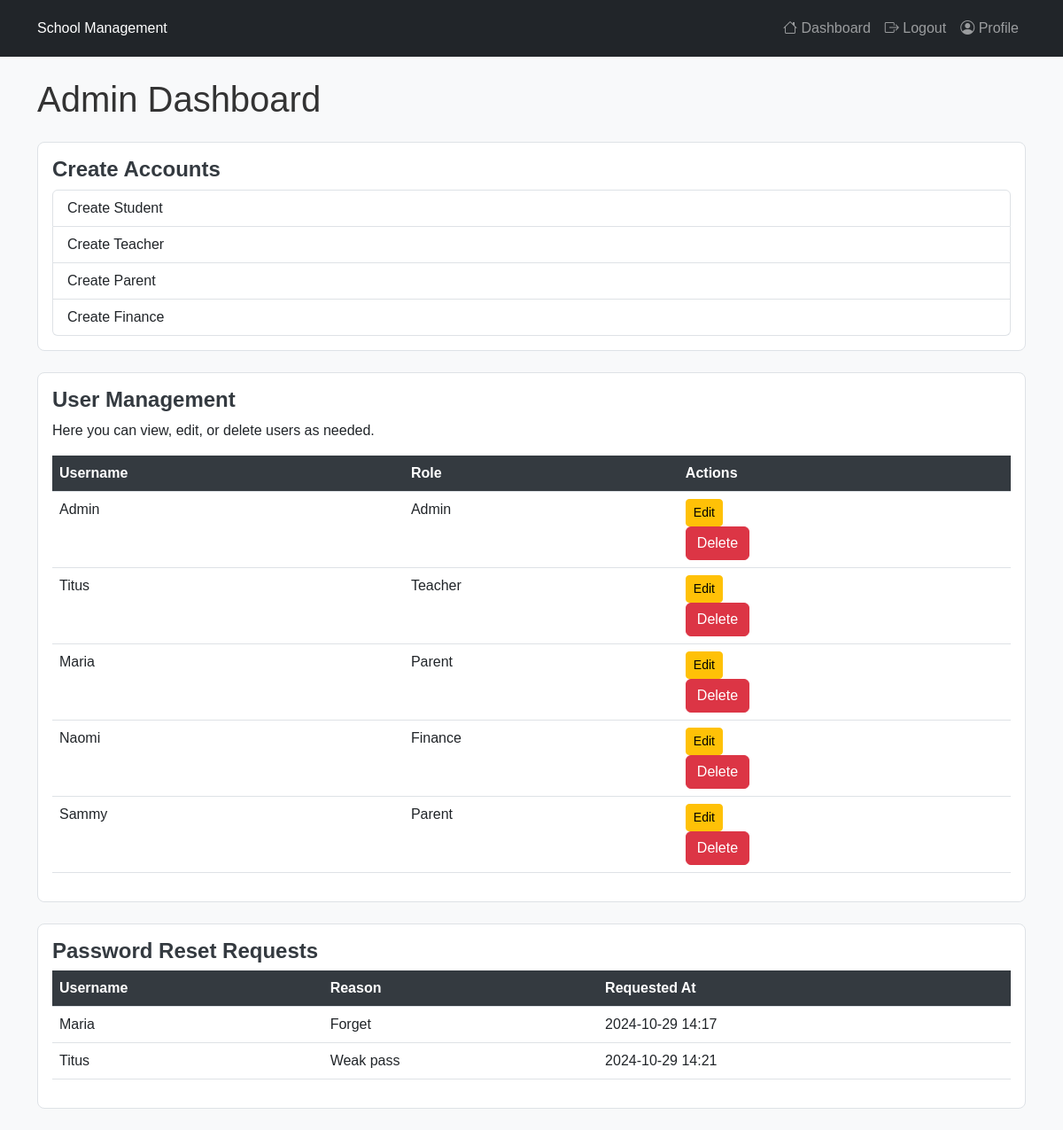
The app's page /admin/dashboard (signed in) with its own data.
### models.py (models this page shows, shortened)
class User(db.Model, UserMixin):
    id = db.Column(db.Integer, primary_key=True)
    username = db.Column(db.String(150), unique=True, nullable=False)
    password = db.Column(db.String(150), nullable=False)
    role = db.Column(db.String(50), nullable=False)  # Admin, Teacher, Parent, Finance
    child_id = db.Column(db.Integer, db.ForeignKey('student.id'), nullable=True)  # Only for Parent role

class PasswordResetRequest(db.Model):
    id = db.Column(db.Integer, primary_key=True)
    user_id = db.Column(db.Integer, db.ForeignKey('user.id'), nullable=False)  # Assuming you have a User model
    reason = db.Column(db.String(255), nullable=False)
    created_at = db.Column(db.DateTime, default=datetime.utcnow)
    user = db.relationship('User', backref='password_reset_requests')

### app.py (the view)
@app.route('/admin/dashboard')
@login_required
def admin_dashboard():
    if current_user.role != 'Admin':
        flash("Unauthorized access.", 'danger')
        return redirect(url_for('dashboard'))
    users = User.query.all()  # Fetch all users to display
    reset_requests = PasswordResetRequest.query.all()  # Fetch password reset requests
    return render_template('admin_dashboard.html', users=users, reset_requests=reset_requests)

### app.py (called while the page is built)
@login_manager.user_loader
def load_user(user_id):
    return User.query.get(int(user_id))

### templates/admin_dashboard.html (shortened to what this page needs)
{% extends "base.html" %}
{% block content %}
<h1>Admin Dashboard</h1>
<div class="card my-4">
    <div class="card-body">
        <h5 class="card-title">Create Accounts</h5>
        <div class="list-group">
            <a href="{{ url_for('create_student') }}" class="list-group-item list-group-item-action">Create Student</a>
            <a href="{{ url_for('create_teacher') }}" class="list-group-item list-group-item-action">Create Teacher</a>
            <a href="{{ url_for('create_parent') }}" class="list-group-item list-group-item-action">Create Parent</a>
            <a href="{{ url_for('create_finance') }}" class="list-group-item list-group-item-action">Create Finance</a>
        </div>
    </div>
</div>
<div class="card my-4">
    <div class="card-body">
        <h5 class="card-title">User Management</h5>
        <p>Here you can view, edit, or delete users as needed.</p>
        <table class="table">
            <thead>
                <tr>
                    <th>Username</th>
                    <th>Role</th>
                    <th>Actions</th>
                </tr>
            </thead>
            <tbody>
                {% for user in users %}
                    <tr>
                        <td>{{ user.username }}</td>
                        <td>{{ user.role }}</td>
                        <td>
                            <a href="{{ url_for('edit_user', user_id=user.id) }}" class="btn btn-warning btn-sm">Edit</a>
                            <form action="{{ url_for('delete_user', user_id=user.id) }}" method="POST" class="delete-form" data-username="{{ user.username }}" onsubmit="return confirm('Are you sure you want to delete this user?');">
                                <button type="submit" class="btn btn-danger">Delete</button>
                            </form>
                        </td>
                    </tr>
                {% endfor %}
            </tbody>
        </table>
    </div>
</div>
<div class="card my-4">
    <div class="card-body">
        <h5 class="card-title">Password Reset Requests</h5>
        <table class="table">
            <thead>
                <tr>
                    <th>Username</th>
                    <th>Reason</th>
                    <th>Requested At</th>
                </tr>
            </thead>
            <tbody>
                {% for request in reset_requests %}
                    <tr>
                        <td>{{ request.user.username }}</td>
                        <td>{{ request.reason if request.reason else 'No reason provided' }}</td>
                        <td>{{ request.created_at.strftime('%Y-%m-%d %H:%M') }}</td>
                    </tr>
                {% endfor %}
            </tbody>
        </table>
    </div>
</div>
{% endblock %}

### templates/base.html (shortened to what this page needs)
<!DOCTYPE html>
<html lang="en">
<head>
    <link href="https://cdn.jsdelivr.net/npm/bootstrap@5.3.0/dist/css/bootstrap.min.css" rel="stylesheet">
    <link rel="stylesheet" href="{{ url_for('static', filename='css/styles.css') }}">
    <link rel="stylesheet" href="https://cdn.jsdelivr.net/npm/sweetalert2@11/dist/sweetalert2.min.css">
    <link rel="stylesheet" href="https://cdn.jsdelivr.net/npm/bootstrap-icons@1.11.0/font/bootstrap-icons.css">
</head>
<body>
    <nav class="navbar navbar-expand-lg navbar-dark bg-dark">
        <div class="container">
            <a class="navbar-brand" href="#">School Management</a>
            <div class="collapse navbar-collapse" id="navbarNav">
                <ul class="navbar-nav ms-auto">
                    <li class="nav-item">
                        <a class="nav-link" href="{{ url_for('dashboard') }}">
                            <i class="bi bi-house"></i> Dashboard
                        </a>
                    </li>
                    <li class="nav-item">
                        <a class="nav-link" href="{{ url_for('logout') }}">
                            <i class="bi bi-box-arrow-right"></i> Logout
                        </a>
                    </li>
                    <li class="nav-item">
                        <a class="nav-link" href="{{ url_for('profile') }}">
                            <i class="bi bi-person-circle"></i> Profile
                        </a>
                    </li>
                </ul>
            </div>
        </div>
    </nav>
    <div class="container mt-4">
        {% block content %}{% endblock %}
    </div>
</body>
</html>

### static/css/styles.css (style rules this page uses)
body { background-color: #f8f9fa; color: #333; font-family: Arial, sans-serif; }
.navbar { padding: 0.75rem 1rem; }
.navbar-brand, .nav-link { font-size: 1rem; font-weight: 500; }
.card { border: 1px solid #dee2e6; border-radius: 0.5rem; }
.card-title { font-size: 1.5rem; font-weight: bold; color: #343a40; }
.table th { background-color: #343a40; color: white; }

### records on screen
User: username "Admin", role "Admin"
User: username "Titus", role "Teacher"
User: username "Maria", role "Parent"
User: username "Naomi", role "Finance"
User: username "Sammy", role "Parent"
PasswordResetRequest: user.username "Maria", reason "Forget", created_at "2024-10-29 14:17"
PasswordResetRequest: user.username "Titus", reason "Weak pass", created_at "2024-10-29 14:21"
